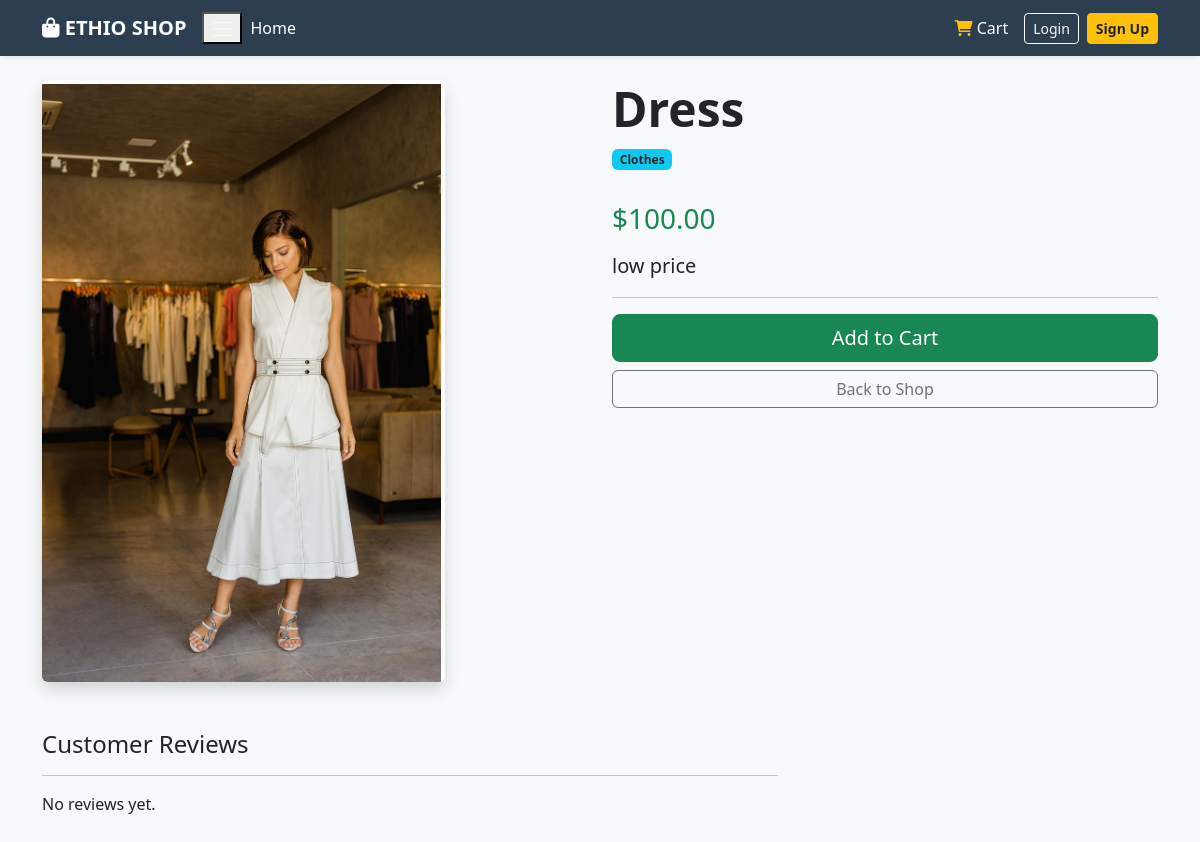
Screenshot of /product/2/ with the database file from the repository.
### products/models.py (models this page shows, shortened)
class Product(models.Model):
    category = models.ForeignKey(Category, related_name='products', on_delete=models.CASCADE)
    name = models.CharField(max_length=200)
    slug = models.SlugField(max_length=200)
    image = models.ImageField(upload_to='products/%Y/%m/%d', blank=True)
    description = models.TextField(blank=True)
    price = models.DecimalField(max_digits=10, decimal_places=2)
    available = models.BooleanField(default=True)
    created = models.DateTimeField(auto_now_add=True)
    updated = models.DateTimeField(auto_now=True)

class Category(models.Model):
    name = models.CharField(max_length=200)
    slug = models.SlugField(max_length=200, unique=True)
    class Meta:
        verbose_name_plural = 'categories'

### products/views.py (the view)
# urls.py: path('product/<int:id>/', views.product_detail, name='product_detail'),
def product_detail(request, id):
    product = get_object_or_404(Product, id=id)
    reviews = Review.objects.filter(product=product).order_by('-created_at')
    return render(request, 'products/product_detail.html', {'product': product, 'reviews': reviews})

### products/templates/products/product_detail.html (shortened to what this page needs)
{% extends 'base.html' %}
{% block content %}
<div class="row">
    <div class="col-md-6">
        {% if product.image %}
            <img src="{{ product.image.url }}" class="img-fluid rounded shadow" alt="{{ product.name }}">
        {% endif %}
    </div>
    <div class="col-md-6">
        <h1 class="display-5 fw-bold">{{ product.name }}</h1>
        <p class="badge bg-info text-dark">{{ product.category.name }}</p>
        <h3 class="text-success my-3">${{ product.price }}</h3>
        <p class="lead">{{ product.description }}</p>
        <hr>
        <div class="d-grid gap-2">
            <a href="{% url 'cart_add' product.id %}" class="btn btn-success btn-lg">Add to Cart</a>
            <a href="{% url 'product_list' %}" class="btn btn-outline-secondary">Back to Shop</a>
        </div>
    </div>
</div>
<div class="row mt-5">
    <div class="col-md-8">
        <h4>Customer Reviews</h4>
        <hr>
        {% for review in reviews %}
            <div class="card mb-3 p-3">
                <strong>{{ review.user.username }}</strong>
                <div class="text-warning">Rating: {{ review.rating }}/5</div>
                <p>{{ review.comment }}</p>
                <small class="text-muted">{{ review.created_at|date:"M d, Y" }}</small>
            </div>
        {% empty %}
            <p>No reviews yet.</p>
        {% endfor %}
    </div>
</div>
{% endblock %}

### products/templates/base.html (style rules this page uses)
body { background-color: #f8f9fa; }

### rows the page displays
Product: image (picture), name "Dress", category.name "Clothes", price "100.00", description "low price"
